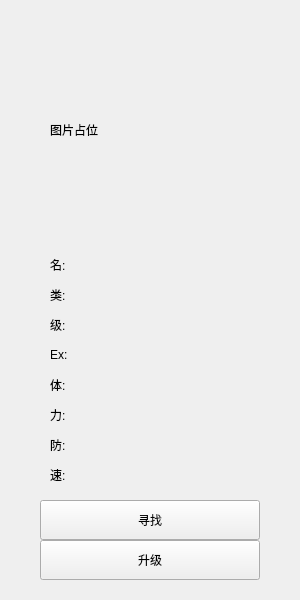
<?xml version="1.0" encoding="UTF-8"?>
<ui version="4.0">
    <class>Widget</class>
    <widget class="QWidget" name="Widget">
        <property name="enabled">
            <bool>true</bool>
        </property>
        <property name="geometry">
            <rect>
                <x>0</x>
                <y>0</y>
                <width>300</width>
                <height>600</height>
            </rect>
        </property>
        <property name="windowTitle">
            <string>Pokemon Test</string>
        </property>
        <widget class="QLabel" name="name">
            <property name="geometry">
                <rect>
                    <x>50</x>
                    <y>250</y>
                    <width>200</width>
                    <height>30</height>
                </rect>
            </property>
            <property name="sizePolicy">
                <sizepolicy hsizetype="Preferred" vsizetype="Preferred">
                    <horstretch>0</horstretch>
                    <verstretch>0</verstretch>
                </sizepolicy>
            </property>
            <property name="text">
                <string>名:</string>
            </property>
        </widget>
        <widget class="QLabel" name="type">
            <property name="geometry">
                <rect>
                    <x>50</x>
                    <y>280</y>
                    <width>200</width>
                    <height>30</height>
                </rect>
            </property>
            <property name="sizePolicy">
                <sizepolicy hsizetype="Preferred" vsizetype="Preferred">
                    <horstretch>0</horstretch>
                    <verstretch>0</verstretch>
                </sizepolicy>
            </property>
            <property name="text">
                <string>类:</string>
            </property>
        </widget>
        <widget class="QPushButton" name="generate">
            <property name="geometry">
                <rect>
                    <x>40</x>
                    <y>500</y>
                    <width>220</width>
                    <height>40</height>
                </rect>
            </property>
            <property name="text">
                <string>寻找</string>
            </property>
        </widget>
        <widget class="QPushButton" name="upgrade">
            <property name="geometry">
                <rect>
                    <x>40</x>
                    <y>540</y>
                    <width>220</width>
                    <height>40</height>
                </rect>
            </property>
            <property name="text">
                <string>升级</string>
            </property>
        </widget>
        <widget class="QLabel" name="level">
            <property name="geometry">
                <rect>
                    <x>50</x>
                    <y>310</y>
                    <width>200</width>
                    <height>30</height>
                </rect>
            </property>
            <property name="sizePolicy">
                <sizepolicy hsizetype="Preferred" vsizetype="Preferred">
                    <horstretch>0</horstretch>
                    <verstretch>0</verstretch>
                </sizepolicy>
            </property>
            <property name="text">
                <string>级:</string>
            </property>
        </widget>
        <widget class="QLabel" name="hp">
            <property name="geometry">
                <rect>
                    <x>50</x>
                    <y>370</y>
                    <width>200</width>
                    <height>30</height>
                </rect>
            </property>
            <property name="sizePolicy">
                <sizepolicy hsizetype="Preferred" vsizetype="Preferred">
                    <horstretch>0</horstretch>
                    <verstretch>0</verstretch>
                </sizepolicy>
            </property>
            <property name="text">
                <string>体:</string>
            </property>
        </widget>
        <widget class="QLabel" name="strength">
            <property name="geometry">
                <rect>
                    <x>50</x>
                    <y>400</y>
                    <width>200</width>
                    <height>30</height>
                </rect>
            </property>
            <property name="sizePolicy">
                <sizepolicy hsizetype="Preferred" vsizetype="Preferred">
                    <horstretch>0</horstretch>
                    <verstretch>0</verstretch>
                </sizepolicy>
            </property>
            <property name="text">
                <string>力:</string>
            </property>
        </widget>
        <widget class="QLabel" name="exp">
            <property name="geometry">
                <rect>
                    <x>50</x>
                    <y>340</y>
                    <width>200</width>
                    <height>30</height>
                </rect>
            </property>
            <property name="sizePolicy">
                <sizepolicy hsizetype="Preferred" vsizetype="Preferred">
                    <horstretch>0</horstretch>
                    <verstretch>0</verstretch>
                </sizepolicy>
            </property>
            <property name="text">
                <string>Ex:</string>
            </property>
        </widget>
        <widget class="QLabel" name="speed">
            <property name="geometry">
                <rect>
                    <x>50</x>
                    <y>460</y>
                    <width>200</width>
                    <height>30</height>
                </rect>
            </property>
            <property name="sizePolicy">
                <sizepolicy hsizetype="Preferred" vsizetype="Preferred">
                    <horstretch>0</horstretch>
                    <verstretch>0</verstretch>
                </sizepolicy>
            </property>
            <property name="text">
                <string>速:</string>
            </property>
        </widget>
        <widget class="QLabel" name="defense">
            <property name="geometry">
                <rect>
                    <x>50</x>
                    <y>430</y>
                    <width>200</width>
                    <height>30</height>
                </rect>
            </property>
            <property name="sizePolicy">
                <sizepolicy hsizetype="Preferred" vsizetype="Preferred">
                    <horstretch>0</horstretch>
                    <verstretch>0</verstretch>
                </sizepolicy>
            </property>
            <property name="text">
                <string>防:</string>
            </property>
        </widget>
        <widget class="QLabel" name="creaturePortrait">
            <property name="geometry">
                <rect>
                    <x>50</x>
                    <y>30</y>
                    <width>200</width>
                    <height>200</height>
                </rect>
            </property>
            <property name="text">
                <string>图片占位</string>
            </property>
        </widget>
    </widget>
    <layoutdefault spacing="6" margin="11"/>
    <resources/>
    <connections/>
</ui>
